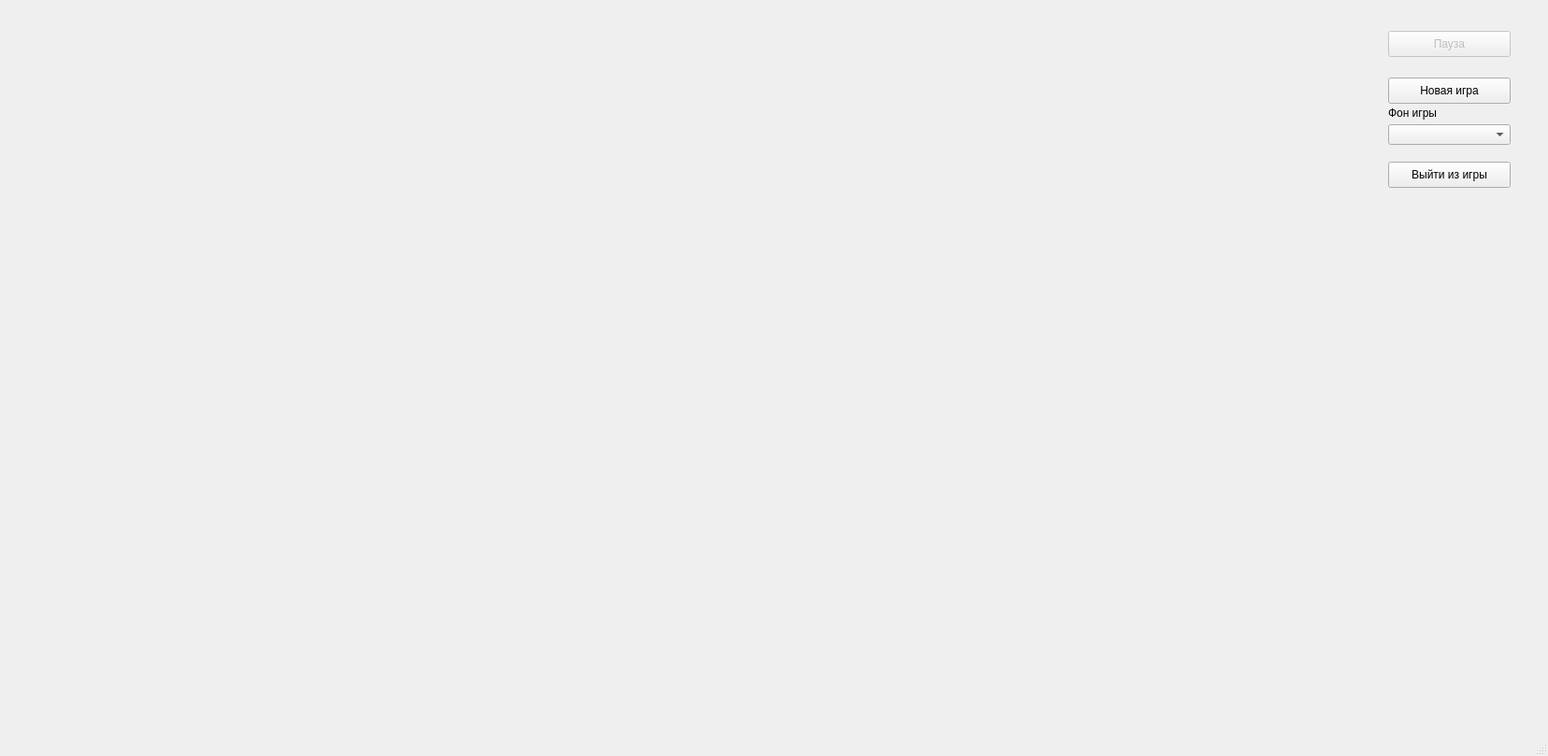
<?xml version="1.0" encoding="UTF-8"?>
<ui version="4.0">
 <class>MainWindow</class>
 <widget class="QMainWindow" name="MainWindow">
  <property name="geometry">
   <rect>
    <x>0</x>
    <y>0</y>
    <width>1656</width>
    <height>809</height>
   </rect>
  </property>
  <property name="windowTitle">
   <string>MainWindow</string>
  </property>
  <widget class="QWidget" name="centralwidget">
   <widget class="QPushButton" name="new_game">
    <property name="geometry">
     <rect>
      <x>1485</x>
      <y>83</y>
      <width>131</width>
      <height>28</height>
     </rect>
    </property>
    <property name="text">
     <string>Новая игра</string>
    </property>
   </widget>
   <widget class="QWidget" name="verticalLayoutWidget">
    <property name="geometry">
     <rect>
      <x>0</x>
      <y>0</y>
      <width>1441</width>
      <height>751</height>
     </rect>
    </property>
    <layout class="QVBoxLayout" name="verticalLayout"/>
   </widget>
   <widget class="QPushButton" name="pause">
    <property name="enabled">
     <bool>false</bool>
    </property>
    <property name="geometry">
     <rect>
      <x>1485</x>
      <y>33</y>
      <width>131</width>
      <height>28</height>
     </rect>
    </property>
    <property name="text">
     <string>Пауза</string>
    </property>
   </widget>
   <widget class="QPushButton" name="exit">
    <property name="geometry">
     <rect>
      <x>1485</x>
      <y>173</y>
      <width>131</width>
      <height>28</height>
     </rect>
    </property>
    <property name="text">
     <string>Выйти из игры</string>
    </property>
   </widget>
   <widget class="QComboBox" name="comboBox">
    <property name="geometry">
     <rect>
      <x>1485</x>
      <y>133</y>
      <width>131</width>
      <height>22</height>
     </rect>
    </property>
   </widget>
   <widget class="QLabel" name="label">
    <property name="geometry">
     <rect>
      <x>1485</x>
      <y>113</y>
      <width>121</width>
      <height>16</height>
     </rect>
    </property>
    <property name="text">
     <string>Фон игры</string>
    </property>
   </widget>
   <widget class="QLabel" name="label_2">
    <property name="geometry">
     <rect>
      <x>1443</x>
      <y>223</y>
      <width>211</width>
      <height>41</height>
     </rect>
    </property>
    <property name="font">
     <font>
      <pointsize>14</pointsize>
     </font>
    </property>
    <property name="text">
     <string/>
    </property>
    <property name="alignment">
     <set>Qt::AlignCenter</set>
    </property>
   </widget>
  </widget>
  <widget class="QMenuBar" name="menubar">
   <property name="geometry">
    <rect>
     <x>0</x>
     <y>0</y>
     <width>1656</width>
     <height>26</height>
    </rect>
   </property>
  </widget>
  <widget class="QStatusBar" name="statusbar"/>
 </widget>
 <resources/>
 <connections/>
</ui>
